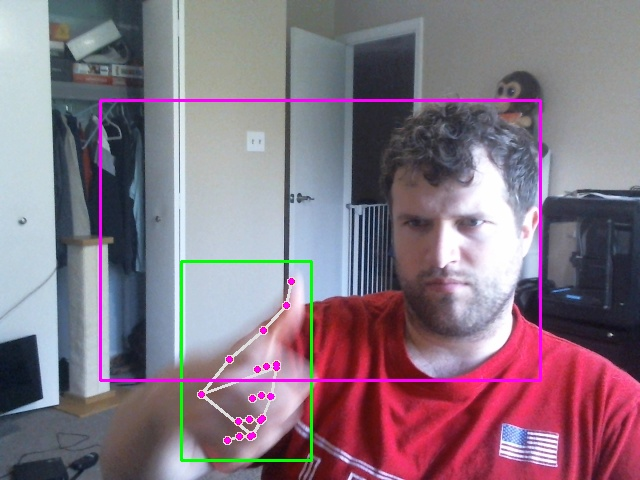
#> input picture HandTracking/MouseControl/savedImage.jpg, 640 x 480 px, given in place of the camera
$ python Utils.py
#> lines starting #> are read from the running program, lines starting #| are printed output that depends on the picture
"""

By: Sam Redpath
Website: sunglitch.com
"""

import cv2
import numpy as np
import copy


def stackImages(_imgList, cols, scale):
    """
    Stack Images together to display in a single window
    :param _imgList: list of images to stack
    :param cols: the num of img in a row
    :param scale: bigger~1+ ans smaller~1-
    :return: Stacked Image
    """
    imgList = copy.deepcopy(_imgList)

    # make the array full by adding blank img, otherwise the openCV can't work
    totalImages = len(imgList)
    rows = totalImages // cols if totalImages // cols * cols == totalImages else totalImages // cols + 1
    blankImages = cols * rows - totalImages

    width = imgList[0].shape[1]
    height = imgList[0].shape[0]
    imgBlank = np.zeros((height, width, 3), np.uint8)
    imgList.extend([imgBlank] * blankImages)

    # resize the images
    for i in range(cols * rows):
        imgList[i] = cv2.resize(imgList[i], (0, 0), None, scale, scale)
        if len(imgList[i].shape) == 2:
            imgList[i] = cv2.cvtColor(imgList[i], cv2.COLOR_GRAY2BGR)

    # put the images in a board
    hor = [imgBlank] * rows
    for y in range(rows):
        line = []
        for x in range(cols):
            line.append(imgList[y * cols + x])
        hor[y] = np.hstack(line)
    ver = np.vstack(hor)
    return ver


# [94 lines left out: functions cornerRect, findContours, overlayPNG, rotateImage, not called in this run]


def putTextRect(img, text, pos, scale=3, thickness=3, colorT=(255, 255, 255),
                colorR=(255, 0, 255), font=cv2.FONT_HERSHEY_PLAIN,
                offset=10, border=None, colorB=(0, 255, 0)):
    """
    Creates Text with Rectangle Background
    :param img: Image to put text rect on
    :param text: Text inside the rect
    :param pos: Starting position of the rect x1,y1
    :param scale: Scale of the text
    :param thickness: Thickness of the text
    :param colorT: Color of the Text
    :param colorR: Color of the Rectangle
    :param font: Font used. Must be cv2.FONT....
    :param offset: Clearance around the text
    :param border: Outline around the rect
    :param colorB: Color of the outline
    :return: image, rect (x1,y1,x2,y2)
    """
    ox, oy = pos
    (w, h), _ = cv2.getTextSize(text, font, scale, thickness)

    x1, y1, x2, y2 = ox - offset, oy + offset, ox + w + offset, oy - h - offset

    cv2.rectangle(img, (x1, y1), (x2, y2), colorR, cv2.FILLED)
    if border is not None:
        cv2.rectangle(img, (x1, y1), (x2, y2), colorB, border)
    cv2.putText(img, text, (ox, oy), font, scale, colorT, thickness)

    return img, [x1, y2, x2, y1]


def main():
    cap = cv2.VideoCapture(0)
    while True:
        success, img = cap.read()
#> img is the input picture: shape (480, 640, 3); mean B, G, R 129.9, 116.5, 134.4
        img, bbox = putTextRect(img, "CVZone", [50, 50], 2, 2, offset=10, border=5)
#> in putTextRect, `cv2.putText(img, text, (ox, oy), font, scale, colorT, thickness)`:
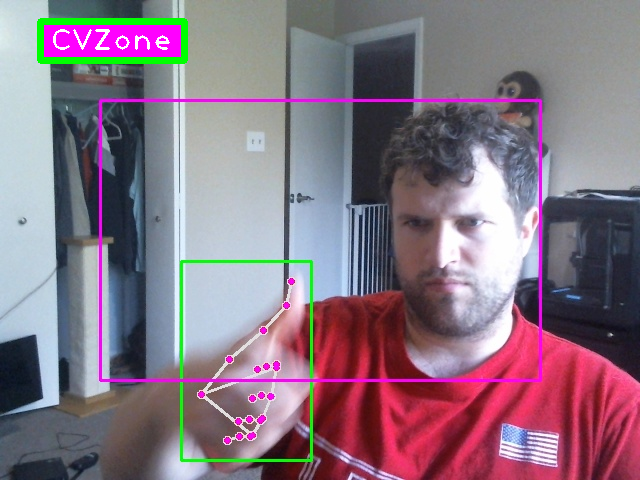
#> img: shape (480, 640, 3); mean B, G, R 130.7, 116.3, 135.5
#> bbox = [40, 21, 184, 60]
        imgGray = cv2.cvtColor(img, cv2.COLOR_BGR2GRAY)
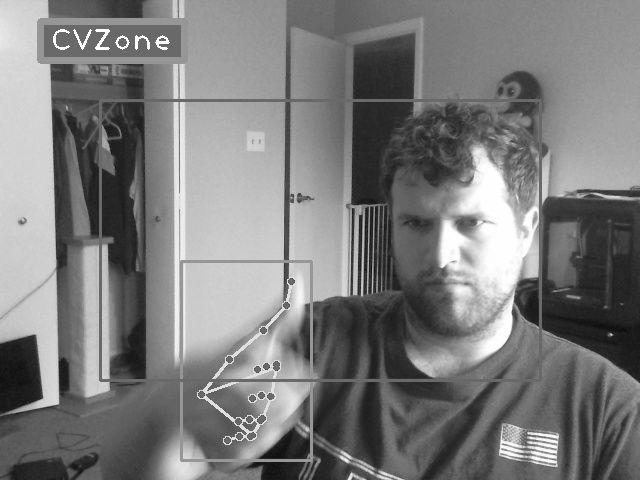
#> imgGray: shape (480, 640); min 13, max 255, mean 123.7
        imgList = [img, img, imgGray, img, imgGray]
        imgStacked = stackImages(imgList, 2, 0.5)
#> in stackImages, `imgList = copy.deepcopy(_imgList)`: imgList = 5 items
#> in stackImages, `totalImages = len(imgList)`: totalImages = 5
#> in stackImages, `rows = totalImages // cols if totalImages // cols * cols == totalImage..`: rows = 3
#> in stackImages, `blankImages = cols * rows - totalImages`: blankImages = 1
#> after the loop in stackImages, `for i in range(cols * rows):`: imgList = 6 items
#> in stackImages, `hor = [imgBlank] * rows`: hor = 3 items
#> in stackImages, `ver = np.vstack(hor)`:
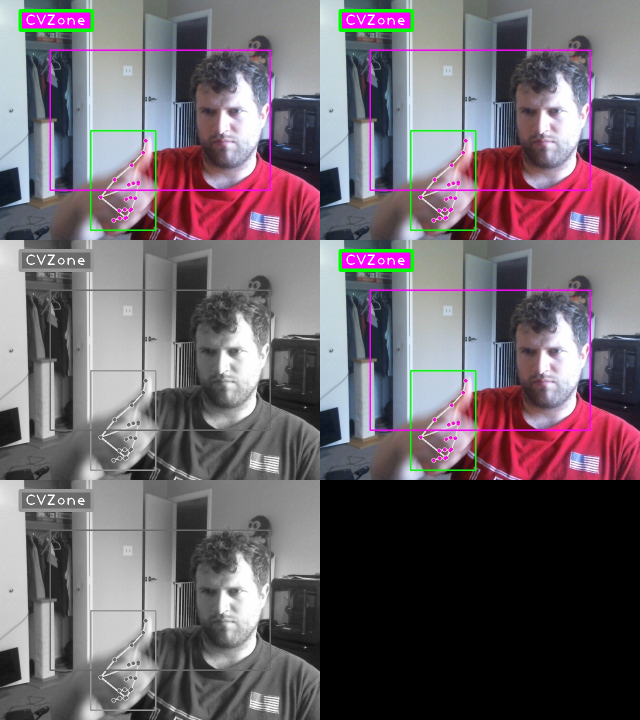
#> ver: shape (720, 640, 3); mean of channels 0, 1, 2 106.7, 99.5, 109; drawn as B, G, R

        cv2.imshow("stackedImg", imgStacked)
        cv2.waitKey(1)


if __name__ == "__main__":
    main()
